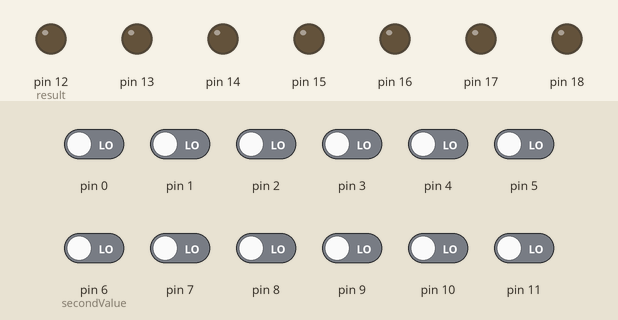
Simulated run of this sketch. Board: Arduino Uno, built with avr-gcc and run on an emulated ATmega328P. Shown: output pins drawn as LEDs (lit = HIGH). The test bench sets the inputs (shaded band); at power-on: pin 0–5, pin 6 (secondValue), pin 7–11 LOW.

Above: at 1.2 s.
1.3 s: pin 0 driven HIGH
At 2.5 s:
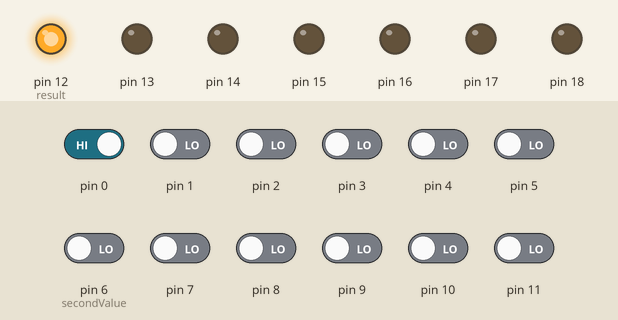
2.8 s: pin 1 driven HIGH
At 3.9 s:
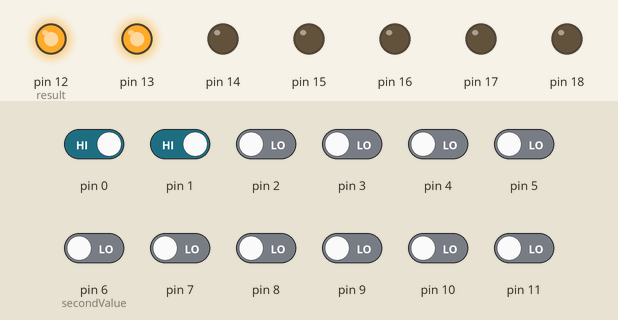
4.3 s: pin 2 driven HIGH
At 5.0 s:
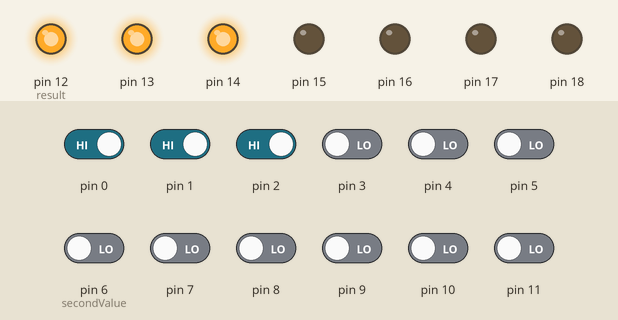
5.8 s: pin 3 driven HIGH
At 6.2 s:
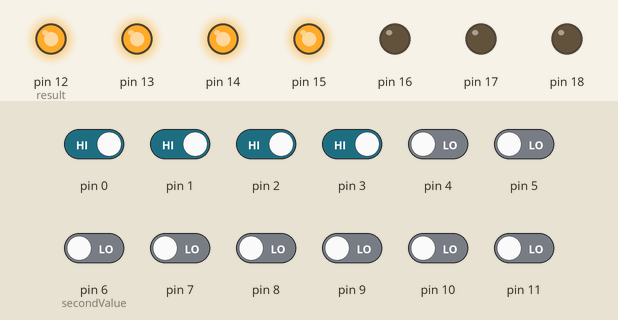
7.3 s: pin 4 driven HIGH
At 8.5 s:
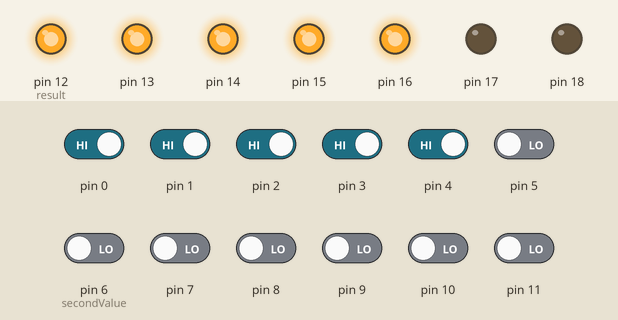
8.8 s: pin 5 driven HIGH
At 9.6 s:
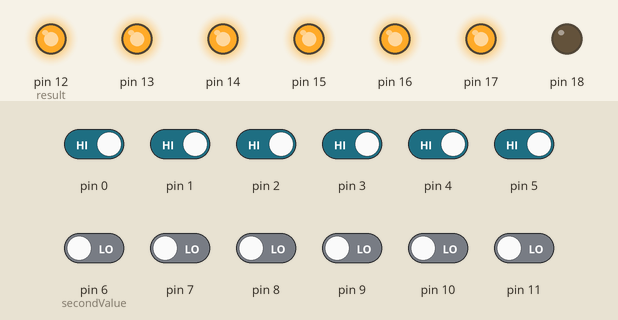
Timing chart, 0 to 11.3 s (numbered marks = the images above; inputs shaded):
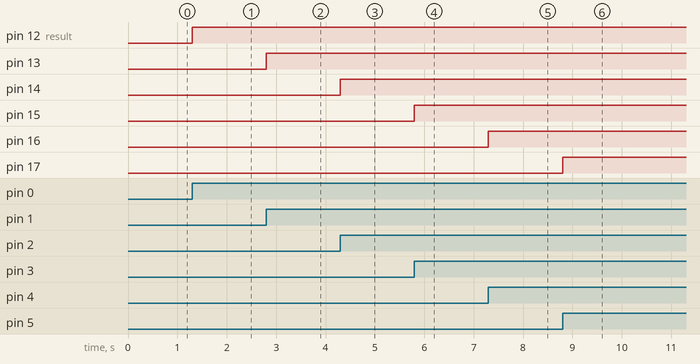

Measured:
- after the input at 1.3 s, pin 12 (result): LOW → HIGH at once
- after the input at 2.8 s, pin 13: LOW → HIGH at once
- after the input at 4.3 s, pin 14: LOW → HIGH at once
- after the input at 5.8 s, pin 15: LOW → HIGH at once
- after the input at 7.3 s, pin 16: LOW → HIGH at once
- after the input at 8.8 s, pin 17: LOW → HIGH at once

The sketch:

6-bit_binary_adder__with_7-bit_result.ino
```cpp
void setup() {
  // put your setup code here, to run once:
  for(byte i = 0;i<12;i=i+1)pinMode(i, INPUT);
  for(byte i = 12;i<=18;i=i+1)pinMode(i, OUTPUT);
}

void loop() {
  // put your main code here, to run repeatedly: h = digitalRead(H);
  byte secondValue = 6,result=12;
  bool carry = LOW;
  for(byte firstValue = 0;firstValue<6;firstValue++){

    if((digitalRead(secondValue) && carry && digitalRead(firstValue))){
      digitalWrite(result,HIGH);
      carry = HIGH;
    }
    else if((digitalRead(secondValue) && digitalRead(firstValue))||(digitalRead(firstValue) && carry)||(carry && digitalRead(secondValue))){
      digitalWrite(result,LOW);
      carry = HIGH;
    }
    else if((digitalRead(secondValue)) || (digitalRead(firstValue) || carry)){
      digitalWrite(result,HIGH);
      carry = LOW;
    }
    else{ digitalWrite(result, LOW);}
    if((firstValue == 5) && carry)digitalWrite(result+1, HIGH);
    else if(firstValue == 5)digitalWrite(result+1, LOW);
    secondValue+=1;
    result+=1;
  }
}
```
